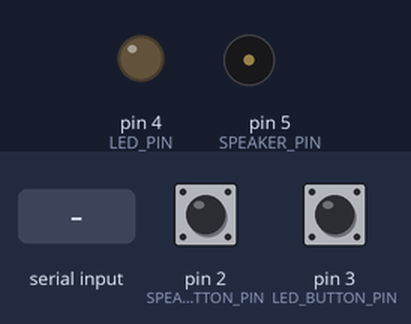
A sketch run on a simulated Arduino Uno, built with avr-gcc and run on an emulated ATmega328P. Parts: output pins drawn as LEDs (lit = HIGH), buzzer (waves = sounding, pin HIGH). The test bench sets the inputs (shaded band); at power-on: pin 2 (SPEAKER_BUTTON_PIN) HIGH, pin 3 (LED_BUTTON_PIN) HIGH.

Above: at 1.2 s.
1.3 s: pin 2 (SPEAKER_BUTTON_PIN) pulled LOW for 3.2 s
At 5.6 s:
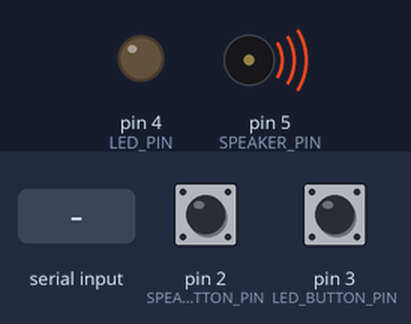
6.0 s: pin 3 (LED_BUTTON_PIN) pulled LOW for 0.15 s
At 7.0 s:
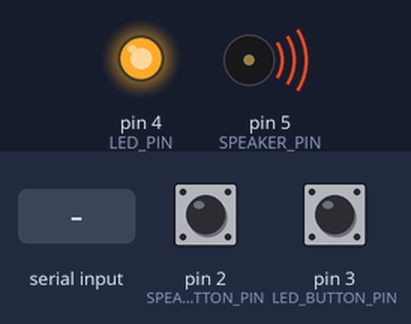
7.6 s: "speaker off\n" received over Serial
At 9.4 s:
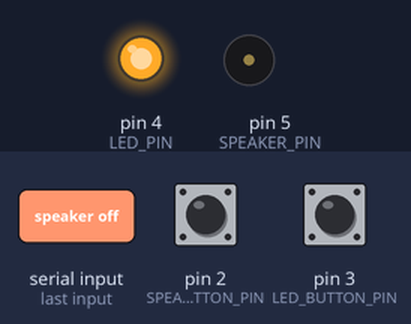
10.1 s: "speaker on\n" received over Serial
At 12.9 s:
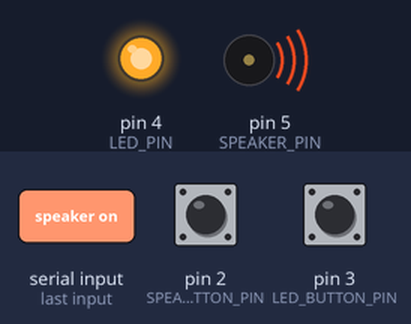
13.1 s: "video\n" received over Serial
At 15.9 s:
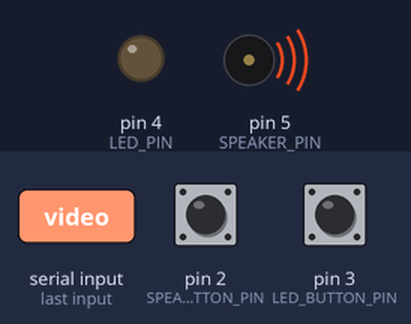
Timing chart, 0 to 17.1 s (numbered marks = the images above; inputs shaded):
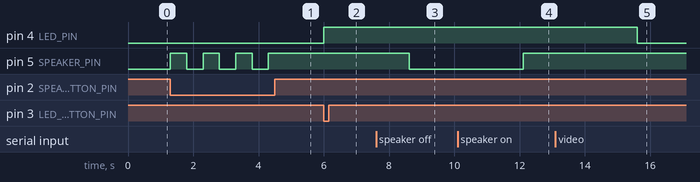

The sketch:

Ambient_Environment.ino
```cpp
const int SPEAKER_BUTTON_PIN = 2;
const int LED_BUTTON_PIN = 3;
const int LED_PIN = 4;
const int SPEAKER_PIN = 5;

bool speakerOn = false;
bool ledOn = false;
String received_command;

void setup() {
  pinMode(SPEAKER_PIN, OUTPUT);
  pinMode(SPEAKER_BUTTON_PIN, INPUT_PULLUP);
  pinMode(LED_BUTTON_PIN, INPUT_PULLUP);
  pinMode(LED_PIN, OUTPUT);
  Serial.begin(9600);
}

void loop() {
  if (digitalRead(SPEAKER_BUTTON_PIN) == LOW) {
      digitalWrite(SPEAKER_PIN, !speakerOn); // Toggle the speaker state
      speakerOn = !speakerOn;
      delay(500); // Debounce delay
    }

  // Check if the LED button is pressed
  if (digitalRead(LED_BUTTON_PIN) == LOW) {
    digitalWrite(LED_PIN, !ledOn); // Toggle the LED state
    ledOn = !ledOn;
    delay(500); // Debounce delay
  }
  if (Serial.available() > 0) {
    received_command = Serial.readStringUntil("\n");
    received_command.trim();
    if (received_command == "browser") {
      analogWrite(LED_PIN, 204);
      ledOn = true;
      delay(500);
    }
    else if (received_command == "light on") {
      digitalWrite(LED_PIN, HIGH);
      ledOn = true;
      delay(500);
    }
    else if (received_command == "speaker on") {
      if (!speakerOn) {
        digitalWrite(SPEAKER_PIN, HIGH);
        delay(2500);
        speakerOn = true;
      }
    }
     else if (received_command == "light off") {
      digitalWrite(LED_PIN, LOW);
      ledOn = false;
      delay(500);
    }
    else if (received_command == "speaker off") {
      if (speakerOn) {
        digitalWrite(SPEAKER_PIN, LOW);
        delay(2500);
        speakerOn = false;
      }
    }
    else if (received_command == "audio") {
      analogWrite(LED_PIN, 204);
      ledOn = true;
      delay(500);
      if (!speakerOn) {
        digitalWrite(SPEAKER_PIN, HIGH);
        delay(3000);
        speakerOn = true;
      }
    }
    else if (received_command == "video") {
      analogWrite(LED_PIN, LOW);
      ledOn = false;
      if (!speakerOn) {
        digitalWrite(SPEAKER_PIN, HIGH);
        delay(2500);
        speakerOn = true;
      }
    }
    else if (received_command == "document") {
      digitalWrite(SPEAKER_PIN, LOW);
      speakerOn = false;
      digitalWrite(LED_PIN, HIGH);
      ledOn = true;
      delay(500);
    }
    else if (received_command == "code") {
      digitalWrite(LED_PIN, HIGH);
      ledOn = true;
      delay(500);
      if (!speakerOn) {
        digitalWrite(SPEAKER_PIN, HIGH);
        delay(2500);
        speakerOn = true;
      }
    }
    else if (received_command == "sleep") {
      digitalWrite(SPEAKER_PIN, LOW);
      speakerOn = false;
      digitalWrite(LED_PIN, LOW);
      ledOn = false;
      delay(500);
    }
  }
}
```

Measured:
- after the input at 1.3 s, pin 5 (SPEAKER_PIN): alternates HIGH for 0.50 s and LOW for 0.50 s, 7 changes in all, then stays HIGH, starting at once
- after the input at 6.0 s, pin 4 (LED_PIN): LOW → HIGH at once
- after the input at 7.6 s, pin 5 (SPEAKER_PIN): HIGH → LOW after 1.0 s
- after the input at 10.1 s, pin 5 (SPEAKER_PIN): LOW → HIGH after 2.0 s
- after the input at 13.1 s, pin 4 (LED_PIN): HIGH → LOW after 2.5 s
